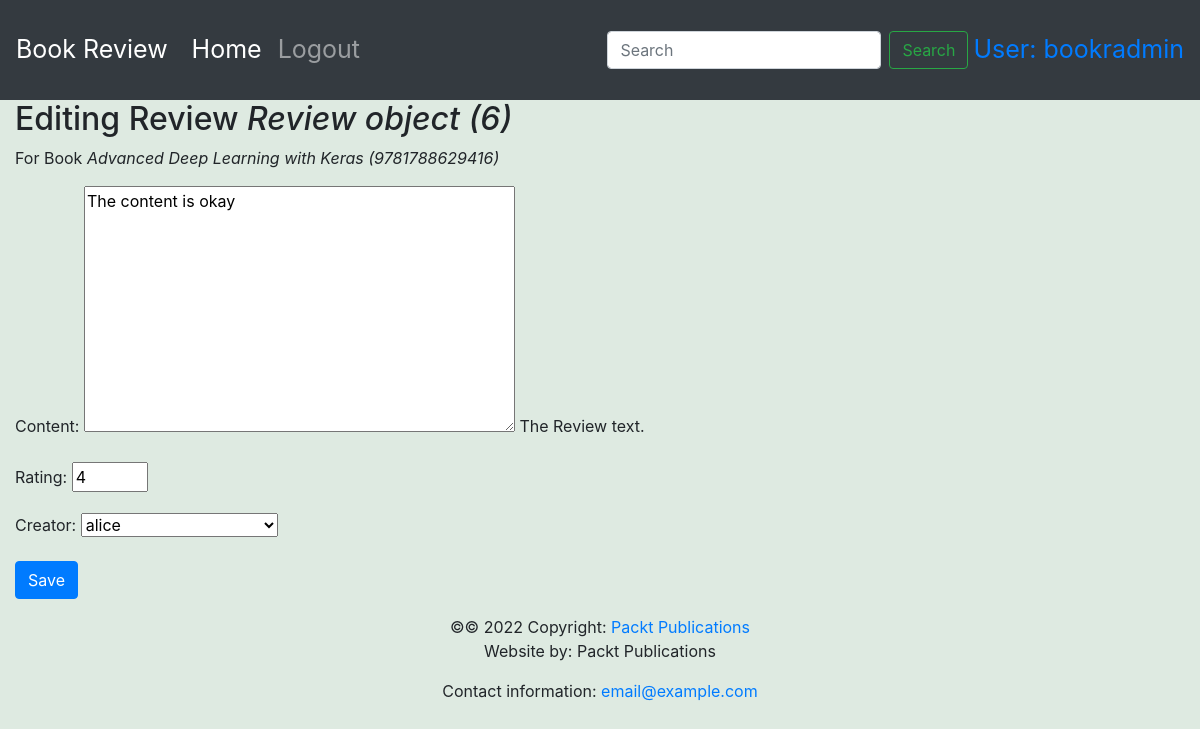
Screenshot of /books/1/reviews/6/ (signed in) with the database file from the repository.
### reviews/models.py (models this page shows)
class Review(models.Model):
    content = models.TextField(
        help_text="The Review text."
    )
    rating = models.IntegerField(
        help_text="The rating the reviewer has given."
    )
    date_created = models.DateTimeField(
        auto_now_add=True,
        help_text="The date and time the review was created."
    )
    date_edited = models.DateTimeField(
        null=True,
        help_text="The date and time the review was last edited."
    )
    creator = models.ForeignKey(
        auth.get_user_model(),
        on_delete=models.CASCADE
    )
    book = models.ForeignKey(
        Book,
        on_delete=models.CASCADE,
        help_text="The Book that this review is for."
    )

class Book(models.Model):
    title = models.CharField(
        max_length=70,
        help_text="The title of the book."
    )
    publication_date = models.DateField(
        verbose_name="Date the book was published."
    )
    isbn = models.CharField(
        max_length=20,
        verbose_name="ISBN number of the book."
    )
    publisher = models.ForeignKey(
        Publisher,
        on_delete=models.CASCADE
    )
    contributors = models.ManyToManyField(
        'Contributor',
        through="BookContributor"
    )
    cover = models.ImageField(
        null=True,
        upload_to="book_covers/"
    )
    sample = models.FileField(
        null=True,
        upload_to='book_samples/'
    )
    def __str__(self):
        return "{} ({})".format(self.title, self.isbn)

### reviews/views.py (the view)
# urls.py: path("books/<book_pk>/reviews/<review_pk>/", views.review_edit, name='review_edit'),
@login_required
def review_edit(request, book_pk, review_pk=None):
    book = get_object_or_404(Book, pk=book_pk)
    if review_pk:
        review = get_object_or_404(Review, book_id=book_pk, pk=review_pk)
        user = request.user
        if not user.is_staff and review.creator.id != user.id:
            raise PermissionDenied
    else:
        review = None
    if request.method == "POST":
        form = ReviewForm(request.POST, instance=review)
        if form.is_valid():
            updated_review = form.save(False)
            updated_review.book = book
            if review:
                updated_review.date_edited = timezone.now() #Gán thời gian update bằng thời gian hiện tại
                messages.success(request, "Review for {} was updated.".format(updated_review.book))
            else:
                messages.success(request, "Review for {} was created.".format(updated_review.book))
            updated_review.save()
            return redirect("book_detail", book_pk)
    else:
        form = ReviewForm(instance=review)
    instance = review
    model_type = "Review"
    related_instance = book
    related_model_type = "Book"
    return render(request, "instance-form.html",
                  {"form": form, "instance": instance, "model_type": model_type, "related_instance": related_instance,
                   "related_model_type": related_model_type})

### reviews/forms.py
class ReviewForm(forms.ModelForm):
    class Meta:
        model = Review
        exclude = ["date_edited", "book"]
    rating = forms.IntegerField(min_value=0, max_value=5)

### reviews/templates/instance-form.html (shortened to what this page needs)
{% extends 'base.html' %}
{% block content %}
    <h2>
    {% if instance %}
    Editing {{model_type}} <em>{{ instance }}</em>
    {% else %}
    New {{model_type}}
    {% endif %}
    </h2>
    {% if related_model_type and related_instance %}
    <p>For {{ related_model_type }} <em>{{ related_instance }}</em></p>
    {% endif %}
    <form method="post" {% if is_file_upload %} enctype="multipart/form-data" {% endif %}>
         {{ form.as_p }}
         <input class="btn btn-primary" type="submit" {% if instance %} value="Save" {% else %} value="Create" {% endif %}>
    </form>
{% endblock %}

### templates/base.html (shortened to what this page needs)
<!doctype html>
<html lang="en">
  <head>
    <link rel="stylesheet" href="https://stackpath.bootstrapcdn.com/bootstrap/4.4.1/css/bootstrap.min.css">
    <link rel="stylesheet" href="https://cdnjs.cloudflare.com/ajax/libs/font-awesome/4.7.0/css/font-awesome.min.css">
  </head>
  <body style="background-color: rgb(222, 234, 225)">
      <nav class="navbar navbar-expand-sm navbar-dark bg-dark sticky-top">
        <a class="navbar-brand" href="/">Book Review</a>
        <div class="collapse navbar-collapse" id="navbarSupportedContent">
          <ul class="navbar-nav mr-auto">
            <li class="nav-item active">
              <a class="nav-link" href="/books/">Home <span class="sr-only">(current)</span></a>
            </li>
            {% if user.is_authenticated %}
            <li class="nav-item">
              <a class="nav-link" href="/accounts/logout">Logout</a>
            </li>
            {% else %}
            <li class="nav-item">
              <a class="nav-link" href="/accounts/login">Login</a>
            </li>
            {% endif %}
          </ul>
          <form class="form-inline my-2 my-lg-0" method="get" action="/book-search">
            <input class="form-control mr-sm-2" type="search" placeholder="Search" aria-label="Search" name="search" min_length=3 value="{{ search_text }}">
            <button class="btn btn-outline-success my-2 my-sm-0" type="submit" name="search_in" value="title">Search</button>
          </form>
          {% if user.is_authenticated %}
          <ul class="navbar-nav">
            <li class="nav-item active">
              <a style="margin-left: 5px;" href="/accounts/profile/">User: {{ request.user.username}}</a>
            </li>
          </ul>
          {% endif %}
        </div>
      </nav>
    <div class="container-fluid">
       {% block content %}{% endblock %}
    </div>
    <footer class="page-footer font-small blue">
      <div class="footer-copyright text-center py-3">&copy;© 2022 Copyright:
        <a href="https://www.packtpub.com"> Packt Publications</a>
        <p>Website by: Packt Publications</p>
        <p>Contact information: <a href="mailto:email@example.com">email@example.com</a></p>
      </div>
    </footer>
  </body>
</html>

### templates/base.html (style rules this page uses)
.navbar { min-height: 100px; font-size: 25px; }
.navbar-brand { font-size: 25px; }

### rows the page displays
Review: id "Review object (6)", content "The content is okay", rating "4", creator "alice"
Book: title+isbn "Advanced Deep Learning with Keras (9781788629416)"

### other values shown
{{ request.user.username }} "bookradmin"
{{ model_type }} "Review"
{{ related_model_type }} "Book"
